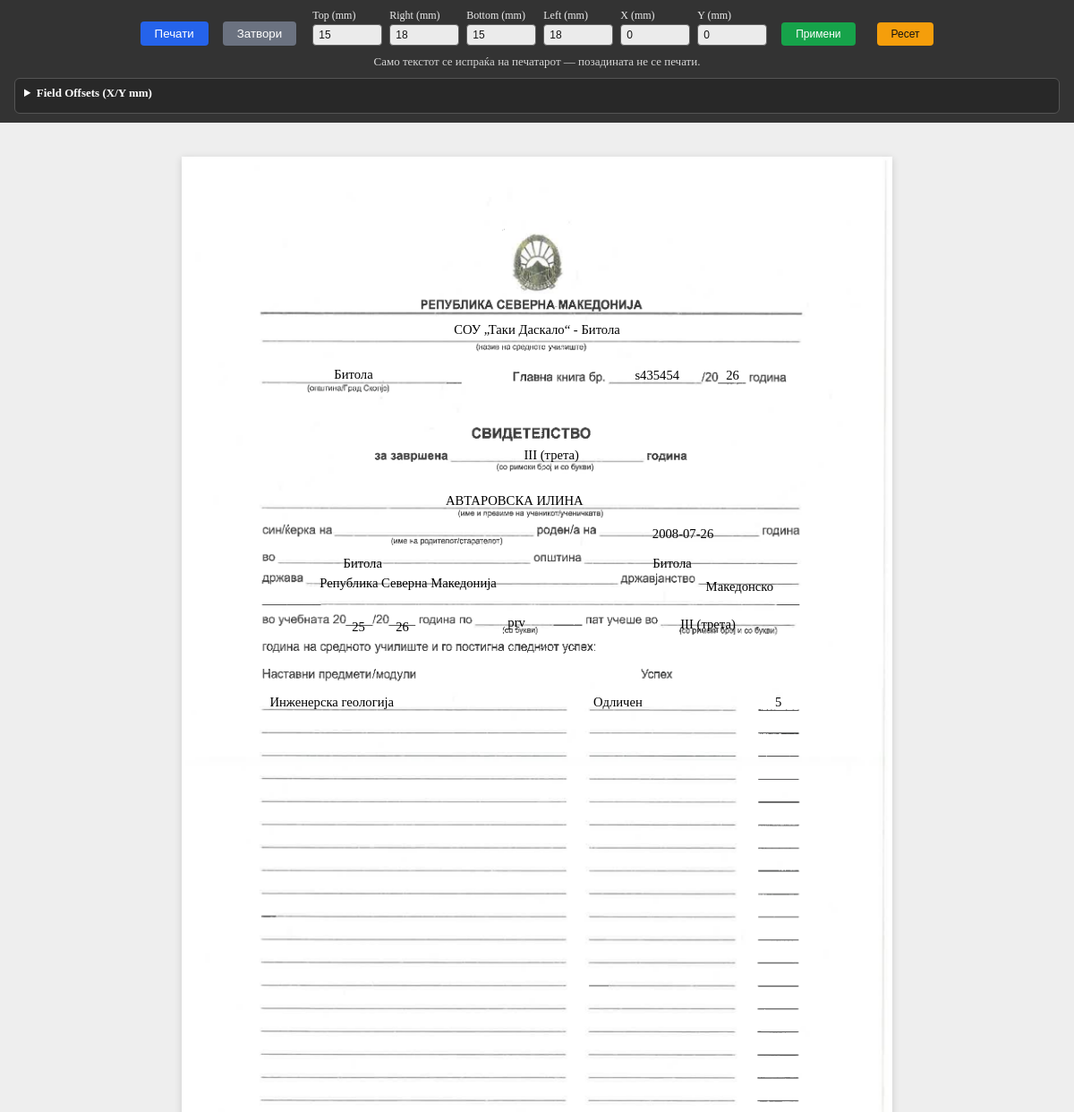
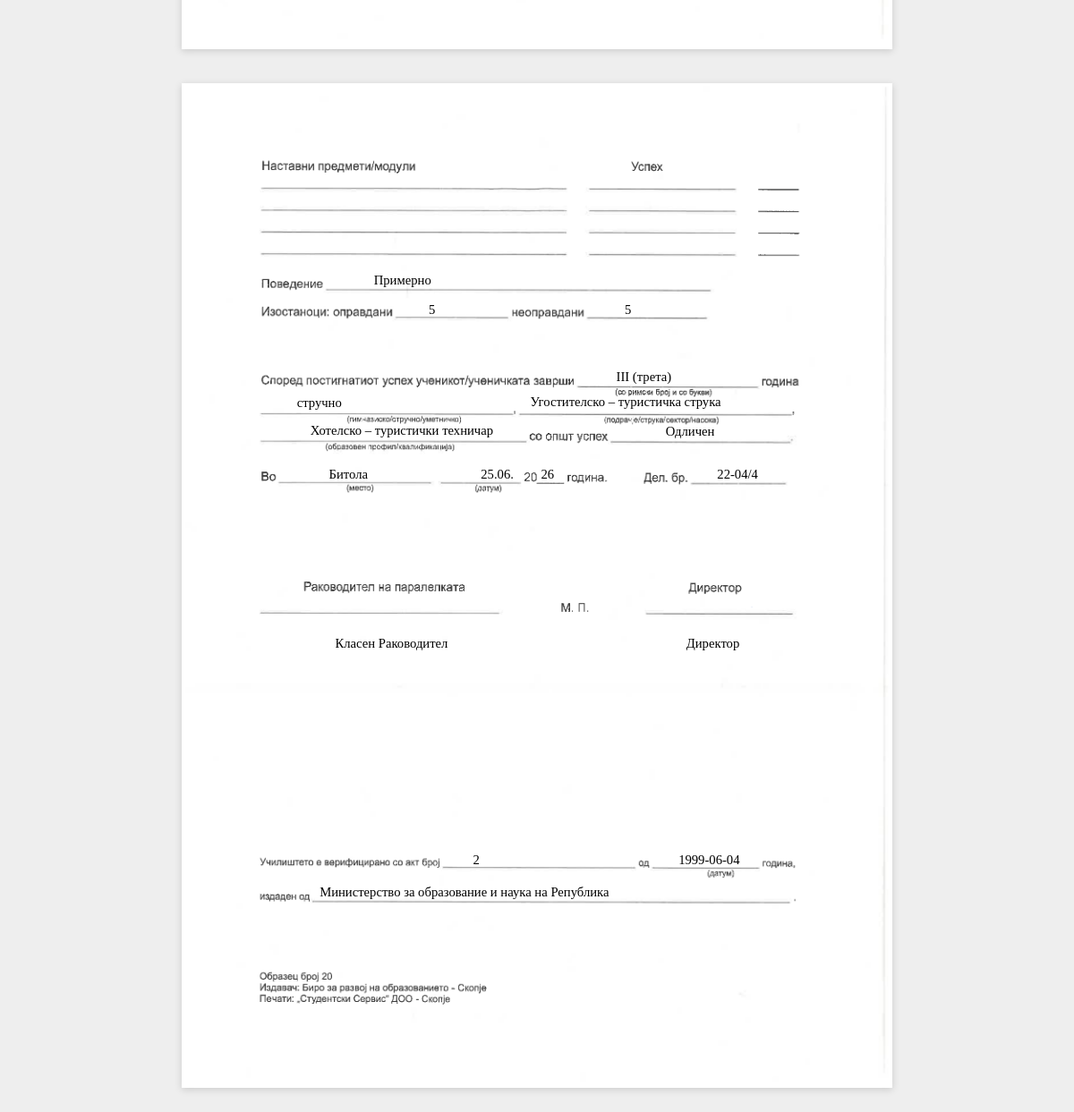
Screenshot of /certificate/2/print (signed in) with the database file from the repository (2 pictures, top to bottom).
### tables this page shows
CREATE TABLE settings (
            key TEXT PRIMARY KEY,
            value TEXT
        );

CREATE TABLE certificates (
            id INTEGER PRIMARY KEY AUTOINCREMENT,
            student_id INTEGER,
            student_name TEXT,
            class_id INTEGER,
            school_year TEXT,
            attempt_number TEXT,
            class_year TEXT,
            main_book_number TEXT,
            subjects_grades TEXT DEFAULT '[]',
            behavior TEXT,
            absences_justified TEXT,
            absences_unjustified TEXT,
            completed_year TEXT,
            education_type TEXT,
            area TEXT,
            profile TEXT,
            overall_grade TEXT,
            place TEXT,
            cert_date TEXT,
            del_br TEXT,
            verification_act TEXT,
            verification_date TEXT,
            verification_issued_by TEXT,
            status TEXT NOT NULL DEFAULT 'draft',
            created_by INTEGER,
            created_at TIMESTAMP DEFAULT CURRENT_TIMESTAMP,
            updated_at TIMESTAMP DEFAULT CURRENT_TIMESTAMP, parent_name TEXT, birth_date TEXT, birth_place TEXT, birth_municipality TEXT, birth_country TEXT, citizenship TEXT, completed_year_top TEXT, main_book_year TEXT, class_teacher TEXT, director TEXT,
            FOREIGN KEY (student_id) REFERENCES students(id),
            FOREIGN KEY (class_id) REFERENCES classes(id),
            FOREIGN KEY (created_by) REFERENCES users(id)
        );

### app.py (the view)
@app.route('/certificate/<int:cert_id>/print')
@login_required
def certificate_print(cert_id):
    cert = db.get_certificate(cert_id)
    if not cert:
        abort(404)
    from datetime import datetime
    if cert.get('cert_date'):
        try:
            d = datetime.strptime(cert['cert_date'], '%Y-%m-%d')
            cert['cert_date_dm'] = d.strftime('%d.%m.')
            cert['cert_date_yy'] = d.strftime('%y')
        except ValueError:
            cert['cert_date_dm'] = cert['cert_date']
            cert['cert_date_yy'] = ''
    else:
        cert['cert_date_dm'] = ''
        cert['cert_date_yy'] = ''
    settings = db.get_settings()
    return render_template('print_preview.html', cert=cert, settings=settings)

### app.py (called while the page is built)
@login_manager.user_loader
def load_user(user_id):
    return db.get_user_by_id(user_id)

### database.py (called while the page is built)
def get_db():
    conn = sqlite3.connect(DB_PATH)
    conn.row_factory = sqlite3.Row
    conn.execute('PRAGMA foreign_keys = ON')
    return conn

def get_user_by_id(user_id):
    conn = get_db()
    row = conn.execute('SELECT * FROM users WHERE id = ?', (user_id,)).fetchone()
    conn.close()
    return User(row['id'], row['username'], row['role'], row['full_name']) if row else None

def get_settings():
    conn = get_db()
    rows = conn.execute('SELECT key, value FROM settings').fetchall()
    conn.close()
    return {r['key']: r['value'] for r in rows}

### templates/print_preview.html (shortened to what this page needs)
<!DOCTYPE html>
<html lang="mk">
<head>
</head>
<body>
<div class="no-print">
    <div class="print-actions">
        <button class="btn-print" onclick="window.print()">Печати</button>
        <button class="btn-close" onclick="window.close()">Затвори</button>
    </div>
    <div class="coord-controls">
        <label>Top (mm)<input id="ppTop" type="number" step="0.1" value="{{ settings.get('print_pad_top', '15')|float }}"></label>
        <label>Right (mm)<input id="ppRight" type="number" step="0.1" value="{{ settings.get('print_pad_right', '18')|float }}"></label>
        <label>Bottom (mm)<input id="ppBottom" type="number" step="0.1" value="{{ settings.get('print_pad_bottom', '15')|float }}"></label>
        <label>Left (mm)<input id="ppLeft" type="number" step="0.1" value="{{ settings.get('print_pad_left', '18')|float }}"></label>
        <label>X (mm)<input id="ppX" type="number" step="0.1" value="{{ settings.get('print_offset_x', '0')|float }}"></label>
        <label>Y (mm)<input id="ppY" type="number" step="0.1" value="{{ settings.get('print_offset_y', '0')|float }}"></label>
        <button type="button" class="btn-apply" onclick="applyCoords()">Примени</button>
        <button type="button" class="btn-reset" onclick="resetCoords()">Ресет</button>
    </div>
    <span style="font-size:13px; opacity:0.8; align-self:center;">Само текстот се испраќа на печатарот — позадината не се печати.</span>
    <details class="offset-panel">
        <summary>Field Offsets (X/Y mm)</summary>
    </details>
</div>
<div class="page">
    <div class="page-bg page-1-bg"></div>
    <div class="page-content values-only">
    <div style="text-align:center; margin-bottom: 6mm;">
        <div class="field field-xl offset-target" data-field="school_name" style="min-width:140mm;">{{ settings.school_name or '' }}</div>
        <div style="font-size:9pt; color:#666;">(назив на средното училиште)</div>
    </div>
    <div style="display:flex; justify-content:space-between; margin-bottom:4mm;">
        <div>
            <span class="field offset-target" data-field="municipality" style="min-width:60mm;">{{ settings.municipality or '' }}</span>
            <div style="font-size:9pt; color:#666;">(општина/Град Скопје)</div>
        </div>
        <div>
            Главна книга бр. <span class="field offset-target" data-field="main_book_number" style="min-width:30mm;">{{ cert.main_book_number or '' }}</span>
            /20<span class="field offset-target" data-field="main_book_year" style="min-width:10mm;">{{ cert.main_book_year or '' }}</span> година
        </div>
    </div>
    <div style="text-align:center; margin-bottom:6mm;">
        за завршена <span class="field offset-target" data-field="completed_year_header" style="min-width:80mm;">{{ cert.completed_year_top or '' }}</span> година
        <div style="font-size:9pt; color:#666;">(со римски број и со букви)</div>
    </div>
    <div style="margin-bottom:2mm;">
        <span class="field field-xl offset-target" data-field="student_name" style="min-width:150mm;">{{ cert.student_name or '' }}</span>
        <div style="font-size:9pt; color:#666;">(ime и презиме на ученикот/ученичката)</div>
    </div>
    <div class="line">
        <span style="font-size:9pt; color:#666;">(ime на родителот/старателот)</span>
        роден/а на <span class="field offset-target" data-field="birth_date" style="min-width:30mm;">{{ cert.birth_date or '' }}</span> година
    </div>
    <div class="line">
        во <span class="field offset-target" data-field="birth_place" style="min-width:60mm;">{{ cert.birth_place or '' }}</span>
        општина <span class="field offset-target" data-field="birth_municipality" style="min-width:50mm;">{{ cert.birth_municipality or '' }}</span>
    </div>
    <div class="line">
        држава <span class="field offset-target" data-field="birth_country" style="min-width:80mm;">{{ cert.birth_country or '' }}</span>
        државјанство <span class="field offset-target" data-field="citizenship" style="min-width:40mm;">{{ cert.citizenship or '' }}</span>
    </div>
    <div class="line">
        {% set school_year_parts = (cert.school_year or '').split('/') %}
        во учебната 20<span class="field offset-target" data-field="school_year_from" style="min-width:8mm;">{{ school_year_parts[0][-2:] if school_year_parts|length > 0 and school_year_parts[0] else '' }}</span>/20<span class="field offset-target" data-field="school_year_to" style="min-width:8mm;">{{ school_year_parts[1][-2:] if school_year_parts|length > 1 and school_year_parts[1] else '' }}</span>
        година по <span class="field offset-target" data-field="attempt_number" style="min-width:20mm;">{{ cert.attempt_number or '' }}</span>
        <span style="font-size:9pt; color:#666;">(со букви)</span>
        пат учеше во <span class="field offset-target" data-field="class_year_body" style="min-width:30mm;">{{ cert.class_year or '' }}</span>
        <span style="font-size:9pt; color:#666;">(со римски број и со букви)</span>
    </div>
    <div class="line">година на средното училиште и го постигна следниот успех:</div>
    <div style="display:flex; justify-content:space-between; margin-top:4mm; margin-bottom:1mm;">
        <strong>Наставни предмети/модули</strong>
        <strong>Успех</strong>
    </div>
    {% set page1_subjects = cert.subjects_grades[:18] %}
    <table class="subjects-table">
        {% for sg in page1_subjects %}
        <tr>
            <td class="td-name offset-target" data-field="subject_p1_{{ loop.index0 }}_name">{{ sg.name }}</td>
            <td class="td-grade-text offset-target" data-field="subject_p1_{{ loop.index0 }}_grade">{{ sg.grade_text }}</td>
            <td class="td-grade-num offset-target" data-field="subject_p1_{{ loop.index0 }}_num">{{ sg.grade_num }}</td>
        </tr>
        {% endfor %}
        {% for i in range(18 - page1_subjects|length) %}
        <tr>
            <td class="td-name offset-target" data-field="subject_p1_{{ page1_subjects|length + loop.index0 }}_name">&nbsp;</td>
            <td class="td-grade-text offset-target" data-field="subject_p1_{{ page1_subjects|length + loop.index0 }}_grade"></td>
            <td class="td-grade-num offset-target" data-field="subject_p1_{{ page1_subjects|length + loop.index0 }}_num"></td>
        </tr>
        {% endfor %}
    </table>
    </div>
</div>
<div class="page">
    <div class="page-bg page-2-bg"></div>
    <div class="page-content values-only">
    <div style="display:flex; justify-content:space-between; margin-bottom:1mm;">
        <strong>Наставни предмети/модули</strong>
        <strong>Успех</strong>
    </div>
    {% set page2_subjects = cert.subjects_grades[18:22] %}
    <table class="subjects-table">
        {% for i in range(4 - page2_subjects|length) %}
        <tr>
            <td class="td-name offset-target" data-field="subject_p2_{{ page2_subjects|length + loop.index0 }}_name">&nbsp;</td>
            <td class="td-grade-text offset-target" data-field="subject_p2_{{ page2_subjects|length + loop.index0 }}_grade"></td>
            <td class="td-grade-num offset-target" data-field="subject_p2_{{ page2_subjects|length + loop.index0 }}_num"></td>
        </tr>
        {% endfor %}
    </table>
    <div style="margin-top:6mm;" class="line">
        Поведение <span class="field offset-target" data-field="behavior" style="min-width:80mm;">{{ cert.behavior or '' }}</span>
    </div>
    <div class="line">
        Изостаноци: оправдани <span class="field offset-target" data-field="absences_justified" style="min-width:30mm;">{{ cert.absences_justified or '' }}</span>
        неоправдани <span class="field offset-target" data-field="absences_unjustified" style="min-width:30mm;">{{ cert.absences_unjustified or '' }}</span>
    </div>
    <div style="margin-top:8mm;" class="line">
        <span class="field offset-target" data-field="completed_year" style="min-width:70mm;">{{ cert.completed_year or '' }}</span> година
        <div style="font-size:9pt; color:#666;">(со римски број и со букви)</div>
    </div>
    <div class="line" style="margin-top:2mm;">
        <span class="field offset-target" data-field="education_type" style="min-width:60mm;">{{ cert.education_type or '' }}</span>
        <span style="font-size:9pt; color:#666;">(гимназиско/стручно/уметничко)</span>,
        <span class="field offset-target" data-field="area" style="min-width:80mm;">{{ cert.area or '' }}</span>
        <span style="font-size:9pt; color:#666;">(подрачје/струка/сектор/насока)</span>,
    </div>
    <div class="line">
        <span class="field offset-target" data-field="profile" style="min-width:90mm;">{{ cert.profile or '' }}</span>
        <span style="font-size:9pt; color:#666;">(образовен профил/квалификација)</span>
    </div>
    <div class="line" style="margin-top:1mm;">
        <span class="field offset-target" data-field="overall_grade" style="min-width:40mm;">{{ cert.overall_grade or '' }}</span>
    </div>
    <div style="margin-top:6mm;" class="line">
        Во <span class="field offset-target" data-field="place" style="min-width:40mm;">{{ cert.place or '' }}</span>
        <span style="font-size:9pt; color:#666;">(место)</span>
        <span class="field offset-target" data-field="cert_date" style="min-width:20mm;">{{ cert.cert_date_dm or '' }}</span>
        <span style="font-size:9pt; color:#666;">(датум)</span>
        20<span class="field offset-target" data-field="cert_year" style="min-width:8mm;">{{ cert.cert_date_yy or '' }}</span> година.
        &nbsp;&nbsp;&nbsp; Дел. бр. <span class="field offset-target" data-field="del_br" style="min-width:35mm;">{{ cert.del_br or '' }}</span>
    </div>
    <div style="margin-top:16mm; display:flex; justify-content:space-between;">
        <div style="text-align:center;">
            <div>Раководител на паралелката</div>
            <div style="margin-top:8mm; border-top:1px solid #000; width:60mm; margin-left:auto; margin-right:auto;"></div>
            <div class="field offset-target" data-field="class_teacher" style="min-width:60mm;">{{ cert.class_teacher or '' }}</div>
        </div>
        <div style="text-align:center; margin-top:6mm;">М. П.</div>
        <div style="text-align:center;">
            <div>Директор</div>
            <div style="margin-top:8mm; border-top:1px solid #000; width:50mm; margin-left:auto; margin-right:auto;"></div>
            <div class="field offset-target" data-field="director" style="min-width:50mm;">{{ cert.director or '' }}</div>
        </div>
    </div>
    <div style="margin-top:40mm;" class="line">
        <span class="field offset-target" data-field="verification_act" style="min-width:60mm;">{{ cert.verification_act or '' }}</span>
        од <span class="field offset-target" data-field="verification_date" style="min-width:30mm;">{{ cert.verification_date or '' }}</span>
        <span style="font-size:9pt; color:#666;">(датум)</span> година,
    </div>
    <div class="line">
        издаден од <span class="field offset-target" data-field="verification_issued_by" style="min-width:120mm;">{{ cert.verification_issued_by or '' }}</span>
    </div>
    </div>
</div>
</body>
</html>

### rows the page displays
settings: value "СОУ „Таки Даскало“ - Битола"
settings: value "Битола"
certificates: main_book_number "s435454", main_book_year "26", completed_year_top "III (трета)", student_name "АВТАРОВСКА ИЛИНА", birth_date "2008-07-26", birth_place "Битола", birth_municipality "Битола", birth_country "Република Северна Македонија", citizenship "Македонско", attempt_number "prv", class_year "III (трета)", name "Инженерска геологија", grade_text "Одличен", grade_num "5", behavior "Примерно", absences_justified "5", absences_unjustified "5", completed_year "III (трета)", education_type "стручно", area "Угостителско – туристичка струка", profile "Хотелско – туристички техничар", overall_grade "Одличен", place "Битола", del_br "22-04/4", class_teacher "Класен Раководител", director "Директор", verification_act "2", verification_date "1999-06-04", verification_issued_by "Министерство за образование и наука на Република"

### other values shown
{{ cert.cert_date_dm or '' }} "25.06."
{{ cert.cert_date_yy or '' }} "26"
